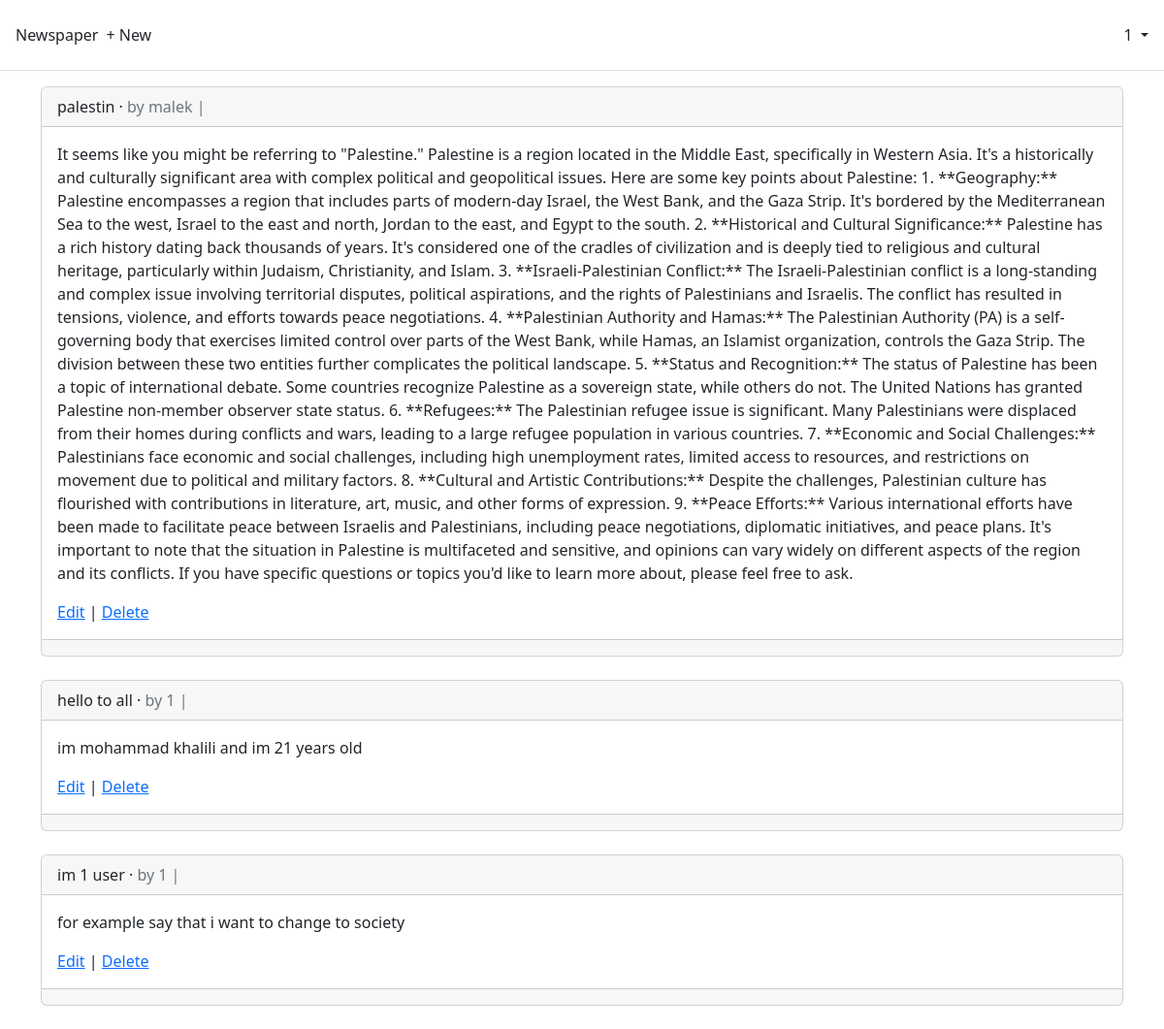
The page /articles/ (signed in) on the database as committed earlier.
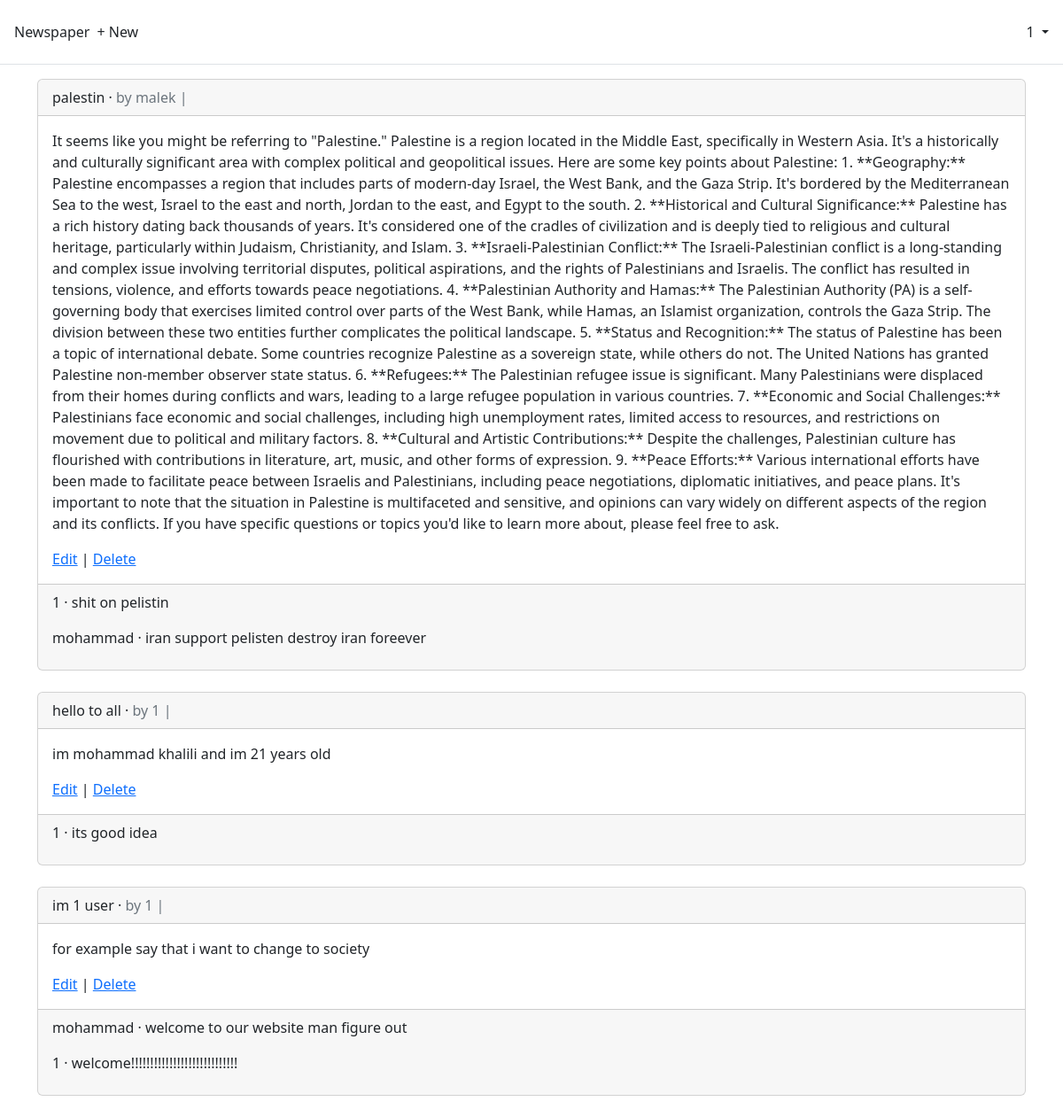
The same page on the database as committed later.
### accounts/models.py (models this page shows)
class CustomUser(AbstractUser):
    age = models.PositiveIntegerField(null=True , blank=True)

### articles/models.py (models this page shows, shortened)
class Article(models.Model):
    title = models.CharField(max_length=100)
    body = models.TextField()
    author = models.ForeignKey(settings.AUTH_USER_MODEL, on_delete=models.CASCADE)
    data = models.DateTimeField(auto_now_add=True)

class Comment(models.Model):
    Article = models.ForeignKey(Article, on_delete=models.CASCADE)
    comment = models.CharField(max_length=200)
    author = models.ForeignKey(settings.AUTH_USER_MODEL, on_delete=models.CASCADE)
    def __str__(self) :
        return self.comment

### articles/views.py (the view)
# urls.py: path('', ArticleListView.as_view(), name = 'article_list'),
class ArticleListView(LoginRequiredMixin, ListView):
    model = Article
    template_name = 'article_list.html'

### templates/article_list.html (shortened to what this page needs)
{% extends "base.html" %}
{% block content %}
{% for article in article_list %}
  <div class="card">
    <div class="card-header">
      <span class="font-weight-bold">{{ article.title }}</span> &middot;
      <span class="text-muted">by {{ article.author }} |
      {{ article.date }}</span>
    </div>
    <div class="card-body">
      <p>{{ article.body }}</p>
      <a href="{% url 'article_edit' article.pk %}">Edit</a> |
      <a href="{% url 'article_delete' article.pk %}">Delete</a>
    </div>
    <div class="card-footer">
      {% for comment in article.comment_set.all %}
        <p>
          <span class="font-weight-bold">
            {{ comment.author }} &middot;</span> {{ comment }}
        </p>
      {% endfor %}
    </div>
  </div>
  <br />
{% endfor %}
{% endblock content %}

### templates/base.html (shortened to what this page needs)
<!DOCTYPE html>
<html>
<head>
    <link href="https://cdn.jsdelivr.net/npm/bootstrap@5.2.3/dist/css/bootstrap.min.css" rel="stylesheet"
>
</head>
<body>
    <header class="p-3 mb-3 border-bottom">
        <div class="d-flex flex-wrap align-items-center justify-content-center
        justify-content-lg-start">
            <a class="navbar-brand" href="{% url 'home' %}">Newspaper</a>
            <ul class="nav col-12 col-lg-auto me-lg-auto mb-2 justify-content-center
          mb-md-0">
                {% if user.is_authenticated %}
                <li><a href="{% url 'article_new' %}" class="nav-link px-2 link-dark">+ New</a></li>
            </ul>
            <div class="dropdown text-end">
                <a href="#" class="d-block link-dark text-decoration-none dropdown-toggle" id="dropdownUser1"
                    data-bs-toggle="dropdown" aria-expanded="false">
                    {{ user.username }}
                </a>
            </div>
            {% endif %}
        </div>
    </header>
    <main>
        <div class="container">
            {% block content %}
            {% endblock content %}
        </div>
    </main>
</body>
</html>

Rows that differ between the two databases and show on the page:
added Comment: author "1", comment "shit on pelistin", shown under Article "palestin"
added Comment: author "mohammad", comment "iran support pelisten destroy iran foreever", shown under Article "palestin"
added Comment: author "1", comment "its good idea", shown under Article "hello to all"
added Comment: author "mohammad", comment "welcome to our website man figure out", shown under Article "im 1 user"
added Comment: author "1", comment "welcome!!!!!!!!!!!!!!!!!!!!!!!!!!!!", shown under Article "im 1 user"
